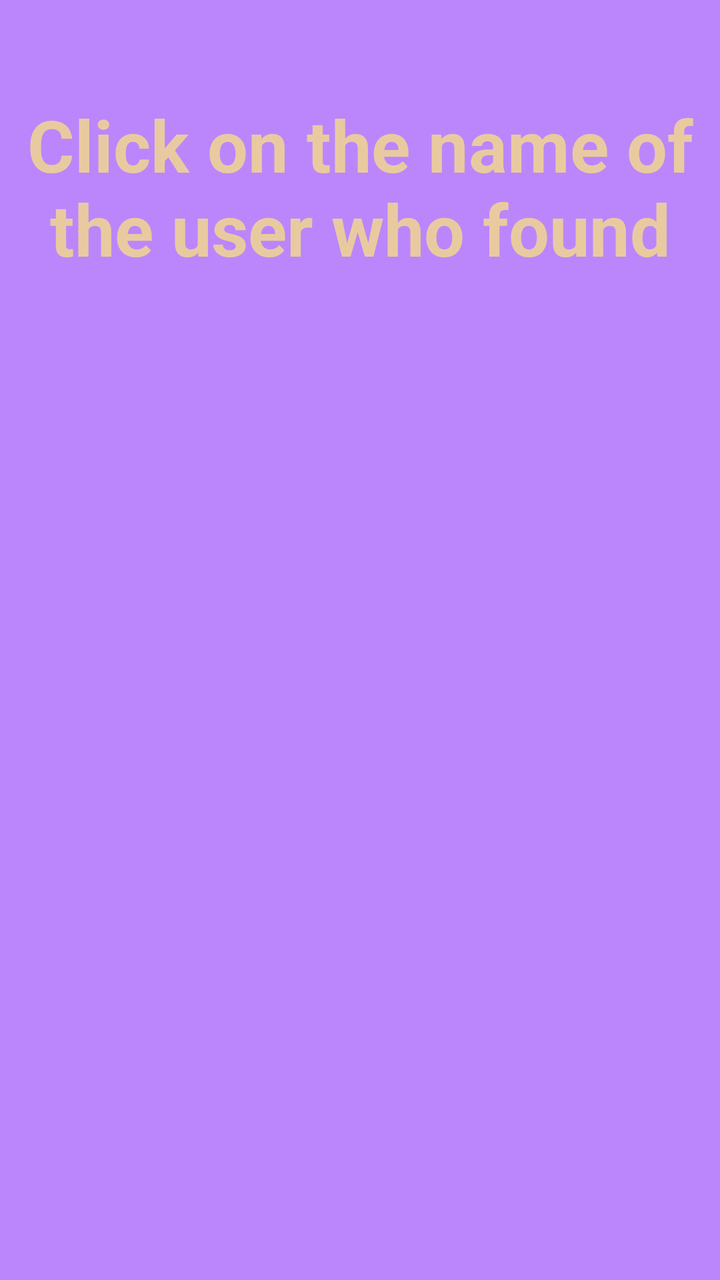
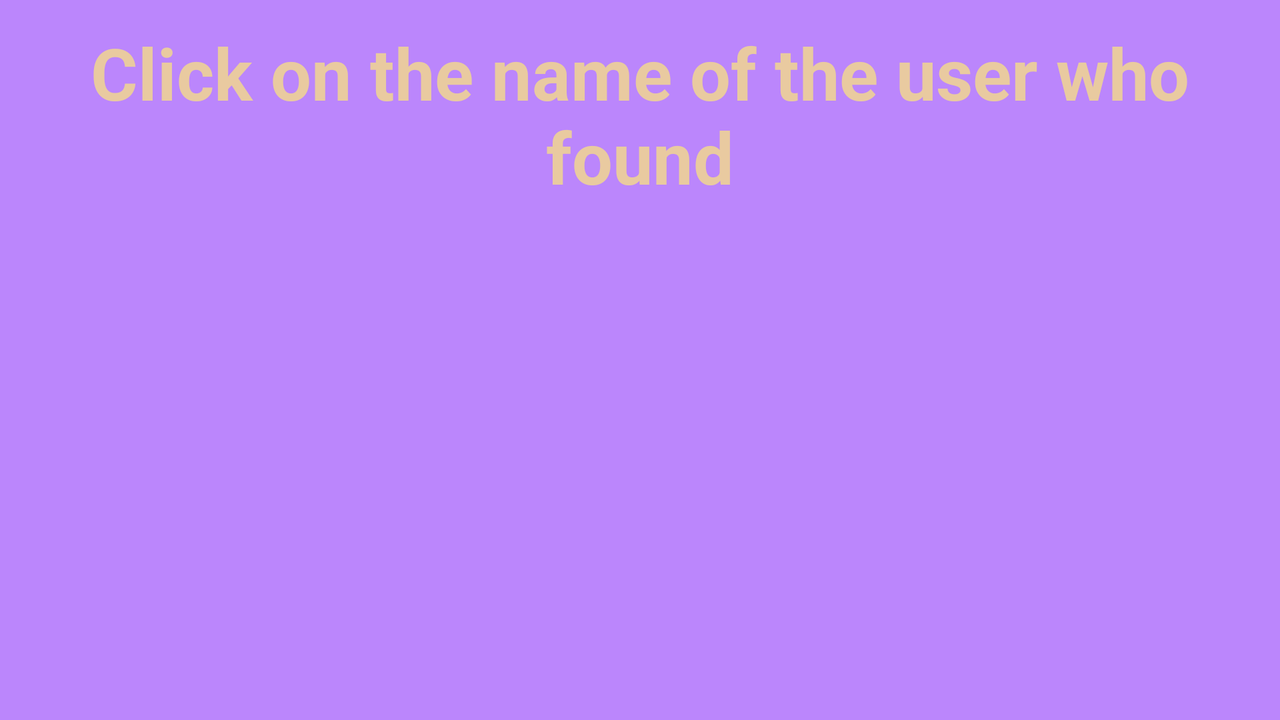

One screen, two layout resources from the same app: the default and the repository's alternative for another configuration. Each is rendered where Android would select it; the XML of both is given below.
<!-- AndroidManifest.xml: application theme Theme.BlindTest_project -->
<!-- res/layout/activity_player_found.xml -->
<?xml version="1.0" encoding="utf-8"?>
<androidx.constraintlayout.widget.ConstraintLayout xmlns:android="http://schemas.android.com/apk/res/android"
    xmlns:tools="http://schemas.android.com/tools"
    xmlns:app="http://schemas.android.com/apk/res-auto"
    android:layout_width="match_parent"
    android:background="@color/purple_200"
    android:layout_height="match_parent">

    <TextView
        android:id="@+id/textView"
        android:layout_width="wrap_content"
        android:layout_height="wrap_content"
        android:layout_marginTop="48dp"
        android:gravity="center"
        android:text="Click on the name of the user who found"
        android:textColor="@color/text_yellow"
        android:textSize="36dp"
        android:textStyle="bold"
        app:layout_constraintHorizontal_bias="0.493"
        app:layout_constraintLeft_toLeftOf="parent"
        app:layout_constraintRight_toRightOf="parent"
        app:layout_constraintTop_toTopOf="parent" />

    <Button
        android:id="@+id/btn_player_1"
        android:layout_width="278dp"
        android:layout_height="86dp"
        android:backgroundTint="@color/text_yellow"
        android:visibility="invisible"
        android:onClick="buttonPlayer1Found"
        android:text="PLAYER 1"
        android:textColor="@color/design_default_color_primary"
        android:textSize="24dp"
        app:layout_constraintBottom_toBottomOf="parent"
        app:layout_constraintHorizontal_bias="0.496"
        app:layout_constraintLeft_toLeftOf="parent"
        app:layout_constraintRight_toRightOf="parent"
        app:layout_constraintTop_toBottomOf="@+id/textView"
        app:layout_constraintVertical_bias="0.063" />

    <Button
        android:id="@+id/btn_player_2"
        android:layout_width="278dp"
        android:layout_height="86dp"
        android:backgroundTint="@color/text_yellow"
        android:visibility="invisible"
        android:onClick="buttonPlayer2Found"
        android:text="PLAYER 2"
        android:textColor="@color/design_default_color_primary"
        android:textSize="24dp"
        app:layout_constraintBottom_toBottomOf="parent"
        app:layout_constraintHorizontal_bias="0.496"
        app:layout_constraintLeft_toLeftOf="parent"
        app:layout_constraintRight_toRightOf="parent"
        app:layout_constraintTop_toBottomOf="@+id/btn_player_1"
        app:layout_constraintVertical_bias="0.046" />

    <Button
        android:id="@+id/btn_player_3"
        android:layout_width="278dp"
        android:layout_height="86dp"
        android:backgroundTint="@color/text_yellow"
        android:visibility="invisible"
        android:onClick="buttonPlayer3Found"
        android:text="PLAYER 3"
        android:textColor="@color/design_default_color_primary"
        android:textSize="24dp"
        app:layout_constraintBottom_toBottomOf="parent"
        app:layout_constraintHorizontal_bias="0.496"
        app:layout_constraintLeft_toLeftOf="parent"
        app:layout_constraintRight_toRightOf="parent"
        app:layout_constraintTop_toBottomOf="@+id/btn_player_2"
        app:layout_constraintVertical_bias="0.083" />

    <Button
        android:id="@+id/btn_player_4"
        android:layout_width="278dp"
        android:layout_height="86dp"
        android:backgroundTint="@color/text_yellow"
        android:visibility="invisible"
        android:onClick="buttonPlayer4Found"
        android:text="PLAYER 4"
        android:textColor="@color/design_default_color_primary"
        android:textSize="24dp"
        app:layout_constraintBottom_toBottomOf="parent"
        app:layout_constraintHorizontal_bias="0.496"
        app:layout_constraintLeft_toLeftOf="parent"
        app:layout_constraintRight_toRightOf="parent"
        app:layout_constraintTop_toBottomOf="@+id/btn_player_3"
        app:layout_constraintVertical_bias="0.131" />


</androidx.constraintlayout.widget.ConstraintLayout>
<!-- resources referenced by this layout -->
<resources>
  <color name="purple_200">#FFBB86FC</color>
  <color name="text_yellow">#e9caa0</color>
  <style name="Theme.BlindTest_project" parent="Theme.MaterialComponents.DayNight.DarkActionBar">
          
          <item name="colorPrimary">@color/purple_500</item>
          <item name="colorPrimaryVariant">@color/purple_700</item>
          <item name="colorOnPrimary">@color/white</item>
          
          <item name="colorSecondary">@color/teal_200</item>
          <item name="colorSecondaryVariant">@color/teal_700</item>
          <item name="colorOnSecondary">@color/black</item>
          
          <item name="android:statusBarColor" tools:targetApi="l">?attr/colorPrimaryVariant</item>
          
      </style>
  <color name="purple_500">#FF6200EE</color>
  <color name="purple_700">#FF3700B3</color>
  <color name="white">#FFFFFFFF</color>
  <color name="teal_200">#FF03DAC5</color>
  <color name="teal_700">#FF018786</color>
  <color name="black">#FF000000</color>
</resources>
<!-- res/layout-land/activity_player_found.xml (the repository's variant of the layout above) -->
<!-- drawn on the phone turned sideways -->
<?xml version="1.0" encoding="utf-8"?>
<androidx.constraintlayout.widget.ConstraintLayout xmlns:android="http://schemas.android.com/apk/res/android"
    xmlns:tools="http://schemas.android.com/tools"
    xmlns:app="http://schemas.android.com/apk/res-auto"
    android:layout_width="match_parent"
    android:background="@color/purple_200"
    android:layout_height="match_parent">

    <TextView
        android:id="@+id/textView"
        android:layout_width="wrap_content"
        android:layout_height="wrap_content"
        android:layout_marginTop="12dp"
        android:gravity="center"
        android:text="Click on the name of the user who found"
        android:textColor="@color/text_yellow"
        android:textSize="36dp"
        android:textStyle="bold"
        app:layout_constraintHorizontal_bias="0.493"
        app:layout_constraintLeft_toLeftOf="parent"
        app:layout_constraintRight_toRightOf="parent"
        app:layout_constraintTop_toTopOf="parent" />

    <LinearLayout android:orientation="horizontal"
        android:layout_height="fill_parent"
        android:layout_marginTop="60dp"
        android:layout_marginBottom="80dp"
        android:layout_width="fill_parent"
        tools:ignore="MissingConstraints">
        <LinearLayout
            android:orientation="vertical"
            android:layout_weight="1"
            android:layout_height="fill_parent"
            android:layout_marginTop="8dp"
            android:layout_marginLeft="16dp"
            android:layout_width="0dp">

            <Button
                android:id="@+id/btn_player_1"
                android:layout_width="278dp"
                android:layout_height="86dp"
                android:backgroundTint="@color/text_yellow"
                android:visibility="invisible"
                android:onClick="buttonPlayer1Found"
                android:text="PLAYER 1"
                android:textColor="@color/design_default_color_primary"
                android:textSize="24dp"
                app:layout_constraintBottom_toBottomOf="parent"
                app:layout_constraintHorizontal_bias="0.496"
                app:layout_constraintLeft_toLeftOf="parent"
                app:layout_constraintRight_toRightOf="parent"
                app:layout_constraintTop_toBottomOf="@+id/textView"/>

            <Button
                android:id="@+id/btn_player_2"
                android:layout_width="278dp"
                android:layout_height="86dp"
                android:layout_marginTop="8dp"
                android:backgroundTint="@color/text_yellow"
                android:visibility="invisible"
                android:onClick="buttonPlayer2Found"
                android:text="PLAYER 2"
                android:textColor="@color/design_default_color_primary"
                android:textSize="24dp"
                app:layout_constraintBottom_toBottomOf="parent"
                app:layout_constraintHorizontal_bias="0.496"
                app:layout_constraintLeft_toLeftOf="parent"
                app:layout_constraintRight_toRightOf="parent"
                app:layout_constraintTop_toBottomOf="@+id/btn_player_1" />
        </LinearLayout>

        <LinearLayout
            android:layout_weight="1"
            android:orientation="vertical"
            android:layout_height="fill_parent"
            android:layout_marginTop="8dp"
            android:layout_marginLeft="16dp"
            android:layout_width="0dp">
            <Button
                android:id="@+id/btn_player_3"
                android:layout_width="278dp"
                android:layout_height="86dp"
                android:backgroundTint="@color/text_yellow"
                android:visibility="invisible"
                android:onClick="buttonPlayer3Found"
                android:text="PLAYER 3"
                android:textColor="@color/design_default_color_primary"
                android:textSize="24dp"
                app:layout_constraintBottom_toBottomOf="parent"
                app:layout_constraintHorizontal_bias="0.496"
                app:layout_constraintLeft_toLeftOf="parent"
                app:layout_constraintRight_toRightOf="parent"
                app:layout_constraintTop_toBottomOf="@+id/btn_player_2" />

            <Button
                android:id="@+id/btn_player_4"
                android:layout_width="278dp"
                android:layout_height="86dp"
                android:layout_marginTop="8dp"
                android:backgroundTint="@color/text_yellow"
                android:visibility="invisible"
                android:onClick="buttonPlayer4Found"
                android:text="PLAYER 4"
                android:textColor="@color/design_default_color_primary"
                android:textSize="24dp"
                app:layout_constraintBottom_toBottomOf="parent"
                app:layout_constraintHorizontal_bias="0.496"
                app:layout_constraintLeft_toLeftOf="parent"
                app:layout_constraintRight_toRightOf="parent"
                app:layout_constraintTop_toBottomOf="@+id/btn_player_3" />

        </LinearLayout>

    </LinearLayout>

</androidx.constraintlayout.widget.ConstraintLayout>
